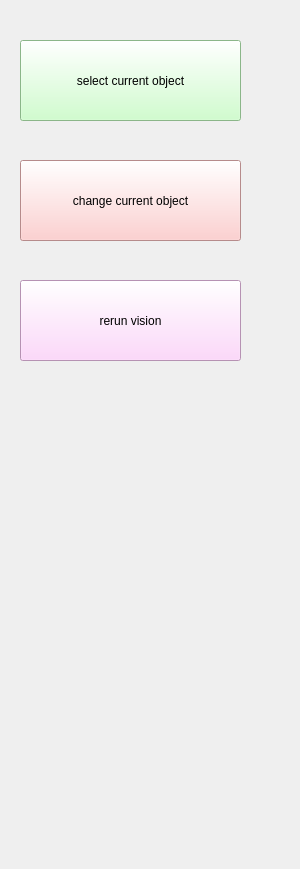
<?xml version="1.0" encoding="UTF-8"?>
<ui version="4.0">
 <class>ObjectSelectionView</class>
 <widget class="QWidget" name="ObjectSelectionView">
  <property name="geometry">
   <rect>
    <x>0</x>
    <y>0</y>
    <width>300</width>
    <height>869</height>
   </rect>
  </property>
  <property name="windowTitle">
   <string>Form</string>
  </property>
  <widget class="QPushButton" name="select">
   <property name="geometry">
    <rect>
     <x>20</x>
     <y>40</y>
     <width>221</width>
     <height>81</height>
    </rect>
   </property>
   <property name="styleSheet">
    <string notr="true">background-color: rgb(195, 255, 192);</string>
   </property>
   <property name="text">
    <string>select current object</string>
   </property>
  </widget>
  <widget class="QPushButton" name="next">
   <property name="geometry">
    <rect>
     <x>20</x>
     <y>160</y>
     <width>221</width>
     <height>81</height>
    </rect>
   </property>
   <property name="styleSheet">
    <string notr="true">background-color: rgb(255, 194, 194);</string>
   </property>
   <property name="text">
    <string>change current object</string>
   </property>
  </widget>
  <widget class="QPushButton" name="rerunVision">
   <property name="geometry">
    <rect>
     <x>20</x>
     <y>280</y>
     <width>221</width>
     <height>81</height>
    </rect>
   </property>
   <property name="styleSheet">
    <string notr="true">background-color: rgb(255, 205, 251);
</string>
   </property>
   <property name="text">
    <string>rerun vision</string>
   </property>
  </widget>
 </widget>
 <resources/>
 <connections/>
</ui>
